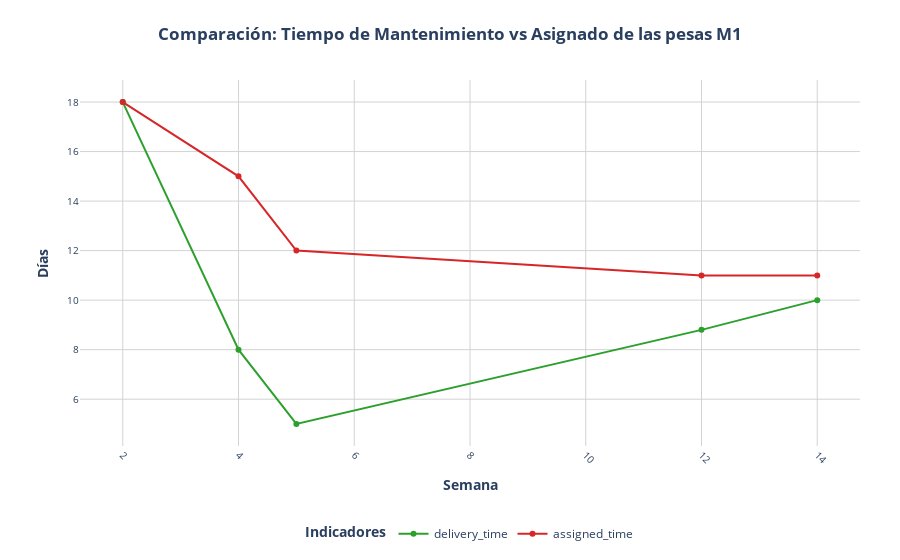

The cell this chart's notebook holds for it:
### Code cell
df = m1_grp

# Colores básicos pero fáciles de distinguir
custom_colors = ['#2ca02c', '#d62728']

# Crear un gráfico simple y directo
fig = px.line(df, x="week", y=df.columns[1:],
              color_discrete_sequence=custom_colors,
              title='Comparación: Tiempo de Mantenimiento vs Asignado de las pesas M1',
              labels={'value': 'Días', 'week': 'Semana', 'variable': 'Tipo'},
              markers=True
             )

# Hover básico y claro
fig.update_traces(
    hovertemplate="<br>Valor: %{y:.1f} días<extra></extra>",
    selector={'mode': 'lines+markers'}, # Aplica solo a las trazas de línea con marcadores
    line=dict(width=2),
    marker=dict(size=6)
)

# Para los marcadores añadidos individualmente (si los tienes)
fig.update_traces(
    hovertemplate="<br>Valor: %{y:.1f} días<extra></extra>",
    selector={'mode': 'markers'}, # Aplica solo a las trazas de marcador
    marker=dict(size=8) # Puedes ajustar el tamaño solo para los marcadores aquí
)

# Ejes limpios y legibles
fig.update_xaxes(
    title="<b>Semana</b>",
    tickangle=45,
    tickfont=dict(size=10),
    gridcolor='lightgray'
)

fig.update_yaxes(
    title="<b>Días</b>",
    tickfont=dict(size=10),
    gridcolor='lightgray'
)

# Layout simple
fig.update_layout(
    legend_title="<b>Indicadores</b>",
    legend=dict(
        orientation="h",
        yanchor="top",
        y=-0.2,
        xanchor="center",
        x=0.5
    ),
    title=dict(
        text='<b>Comparación: Tiempo de Mantenimiento vs Asignado de las pesas M1</b>',
        x=0.5
    ),
    plot_bgcolor='white',
    margin=dict(t=80, b=100, l=80, r=40)
)

# Mostrar gráfico
fig.show()

### Figure 1 — Plotly figure (JSON) as saved in the notebook; plotly's stock layout.template omitted (floating-point values rounded to 4 significant figures)
{"data": [{"hovertemplate": "<br>Valor: %{y:.1f} días<extra></extra>", "legendgroup": "delivery_time", "line": {"color": "#2ca02c", "dash": "solid", "width": 2}, "marker": {"size": 6, "symbol": "circle"}, "mode": "lines+markers", "name": "delivery_time", "orientation": "v", "showlegend": true, "type": "scatter", "x": [2, 4, 5, 12, 14], "xaxis": "x", "y": [18.0, 8.0, 5.0, 8.8, 10.0], "yaxis": "y"}, {"hovertemplate": "<br>Valor: %{y:.1f} días<extra></extra>", "legendgroup": "assigned_time", "line": {"color": "#d62728", "dash": "solid", "width": 2}, "marker": {"size": 6, "symbol": "circle"}, "mode": "lines+markers", "name": "assigned_time", "orientation": "v", "showlegend": true, "type": "scatter", "x": [2, 4, 5, 12, 14], "xaxis": "x", "y": [18.0, 15.0, 12.0, 11.0, 11.0], "yaxis": "y"}], "layout": {"legend": {"orientation": "h", "title": {"text": "<b>Indicadores</b>"}, "tracegroupgap": 0, "x": 0.5, "xanchor": "center", "y": -0.2, "yanchor": "top"}, "margin": {"b": 100, "l": 80, "r": 40, "t": 80}, "plot_bgcolor": "white", "title": {"text": "<b>Comparación: Tiempo de Mantenimiento vs Asignado de las pesas M1</b>", "x": 0.5}, "xaxis": {"anchor": "y", "domain": [0, 1], "gridcolor": "lightgray", "tickangle": 45, "tickfont": {"size": 10}, "title": {"text": "<b>Semana</b>"}}, "yaxis": {"anchor": "x", "domain": [0, 1], "gridcolor": "lightgray", "tickfont": {"size": 10}, "title": {"text": "<b>Días</b>"}}}}
